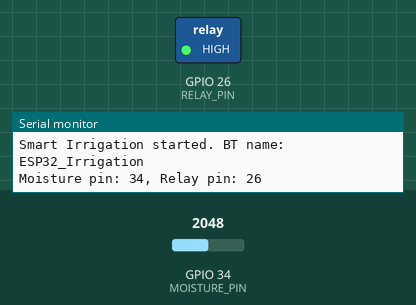
Simulated run of this sketch. Board: ESP32. Shown: switched loads named in the sketch (green lamp = pin HIGH), the last lines printed to the serial monitor. The test bench sets the inputs (shaded band); at power-on: GPIO 34 (MOISTURE_PIN) = 2048. Nothing arrives over Bluetooth unless stated.

Above: at 1.3 s.
1.4 s: GPIO 34 (MOISTURE_PIN) set to 2249
4.4 s: GPIO 34 (MOISTURE_PIN) set to 2340
At 5.8 s:
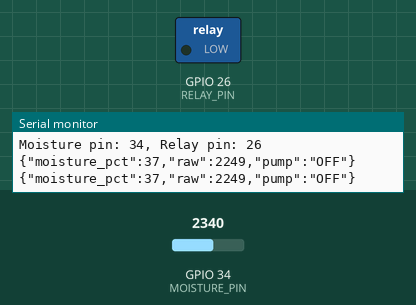
6.1 s: GPIO 34 (MOISTURE_PIN) set to 2047
At 7.6 s:
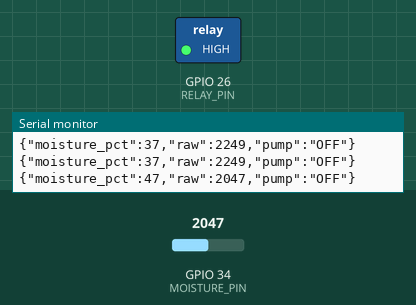
Timing chart, 0 to 9.1 s (numbered marks = the images above; inputs shaded):
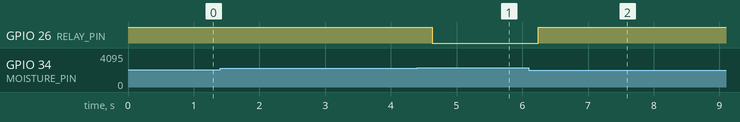

The sketch:

CODE.ino
```cpp
// Smart Irrigation System - ESP32 + YL-69 (soil moisture) + Relay + Bluetooth
// Upload with Arduino IDE (board: ESP32 Dev Module)
// Adjust pins and calibration constants below as needed.

#include <BluetoothSerial.h>

BluetoothSerial SerialBT;

// --------- User-configurable pins & settings ----------
const int MOISTURE_PIN = 34;        // analog pin (ADC1) connected to YL-69 analog output
const int RELAY_PIN    = 26;        // digital pin driving relay module (or transistor)
const bool RELAY_ACTIVE_LOW = true; // true if relay turns ON when pin is LOW (common relay modules)

const int SAMPLES = 10;             // number of samples to average
const unsigned long SEND_INTERVAL_MS = 2000UL; // how often to send data over BT and Serial

// Calibration: raw ADC values (0 - 4095 for ESP32 ADC)
const int RAW_WET  = 1000; // raw ADC when sensor is in water / very wet soil (adjust after calibration)
const int RAW_DRY  = 3000; // raw ADC when sensor is in dry soil (adjust after calibration)

// Pump control thresholds (percent)
int THRESHOLD_PERCENT = 35; // below this percent -> start watering
const int HYSTERESIS_PERCENT = 5; // hysteresis to avoid rapid switching

// -----------------------------------------------------

// Internal state
unsigned long lastSend = 0;
bool pumpOn = false;

void setPump(bool on) {
  if (RELAY_ACTIVE_LOW) digitalWrite(RELAY_PIN, on ? LOW : HIGH);
  else                digitalWrite(RELAY_PIN, on ? HIGH : LOW);
  pumpOn = on;
}

int readSoilRawAvg() {
  long sum = 0;
  for (int i = 0; i < SAMPLES; ++i) {
    int v = analogRead(MOISTURE_PIN);
    sum += v;
    delay(10);
  }
  return (int)(sum / SAMPLES);
}

int rawToPercent(int raw) {
  // Map raw ADC to 0-100% (0 = completely dry, 100 = completely wet)
  // Note: RAW_WET should be < RAW_DRY for typical YL-69 behavior; clamp afterwards.
  int pct = map(raw, RAW_DRY, RAW_WET, 0, 100);
  if (pct < 0) pct = 0;
  if (pct > 100) pct = 100;
  return pct;
}

void setup() {
  pinMode(RELAY_PIN, OUTPUT);
  if (RELAY_ACTIVE_LOW) digitalWrite(RELAY_PIN, HIGH); // turn pump off initially
  else                  digitalWrite(RELAY_PIN, LOW);

  Serial.begin(115200);
  delay(100);
  SerialBT.begin("ESP32_Irrigation"); // Bluetooth device name

  // Optional: print header
  Serial.printf("Smart Irrigation started. BT name: %s\n", "ESP32_Irrigation");
  Serial.printf("Moisture pin: %d, Relay pin: %d\n", MOISTURE_PIN, RELAY_PIN);
}

void loop() {
  unsigned long now = millis();

  int raw = readSoilRawAvg();
  int moisturePercent = rawToPercent(raw);

  // Pump control with hysteresis:
  if (!pumpOn && moisturePercent <= THRESHOLD_PERCENT) {
    setPump(true);
  } else if (pumpOn && moisturePercent >= (THRESHOLD_PERCENT + HYSTERESIS_PERCENT)) {
    setPump(false);
  }

  // Send telemetry periodically
  if (now - lastSend >= SEND_INTERVAL_MS) {
    lastSend = now;

    // JSON-like telemetry
    String payload = "{";
    payload += "\"moisture_pct\":" + String(moisturePercent) + ",";
    payload += "\"raw\":" + String(raw) + ",";
    payload += "\"pump\":\"" + String(pumpOn ? "ON" : "OFF") + "\"";
    payload += "}";

    // Send to Serial and Bluetooth
    Serial.println(payload);
    if (SerialBT.hasClient()) SerialBT.println(payload);
  }

  delay(100);
}
```

Measured:
- the behaviour switches between 2280 and 2281 on GPIO 34 (MOISTURE_PIN) (found by bisection; images 0 and 1)
- after the input at 4.4 s, GPIO 26 (RELAY_PIN): HIGH → LOW after 0.23 s
- after the input at 6.1 s, GPIO 26 (RELAY_PIN): LOW → HIGH after 0.14 s
